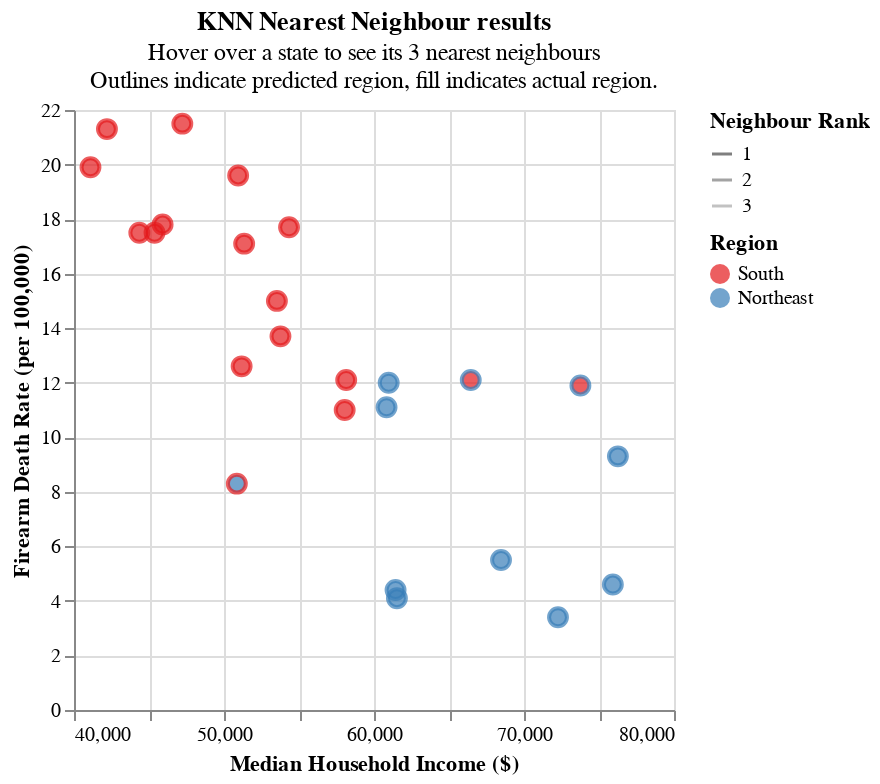

The code cell stored with this chart in its notebook:
### Markdown cell above
Create the chart, with an interactive hover showing the closest `k` neighbours using the distances calculated in our KNN classification model.

### Code cell
# Create a selection that captures the hovered state NAME (not the State field)
hover_selection = alt.selection_point(
    on='pointerover',
    nearest=True,
    fields=['origin'],  # Use 'origin' to match connections_df
    empty=False
)

# Transform the states data to have an 'origin' field for consistency
states_for_hover = states.copy()
states_for_hover['origin'] = states_for_hover['State']

# Base points with selection
hover_highlight = alt.Chart(states_for_hover).mark_circle(
    size=80,
    # fill=alt.expr("datum.GeographicDivision == datum.Prediction ? 'red' : 'green'")
    fill=alt.expr("datum.GeographicDivision == 'South' ? '#e41a1c' : '#377eb8'"),
    stroke=alt.expr("datum.GeographicDivision == datum.Prediction ? datum.GeographicDivision == 'South' ? '#e41a1c' : '#377eb8' : datum.GeographicDivision == 'South' ? '#377eb8' : '#e41a1c'")
).encode(
    x=alt.X('medIncome:Q').scale(zero=False).title('Median Household Income ($)'),
    y=alt.Y('DeathRate:Q').title('Firearm Death Rate (per 100,000)'),
    color=alt.Color('GeographicDivision:N').scale(
            domain=['South', 'Northeast'], range=['#e41a1c', '#377eb8']).title('Region').legend(symbolStrokeWidth=0),
    # stroke=alt.Stroke('GeographicDivision:N').scale(
    #         domain=['South', 'Northeast'], range=['#e41a1c', '#377eb8']).legend(None),
    size=alt.condition(hover_selection, alt.value(250), alt.value(80)),
    tooltip=[
        alt.Tooltip('State:N', title='State'),
        alt.Tooltip('GeographicDivision:N', title='Actual Region'),
        alt.Tooltip('Prediction:N', title='Predicted Region'),
        alt.Tooltip('medIncome:Q', title='Median Income', format='$,.0f'),
        alt.Tooltip('DeathRate:Q', title='Death Rate', format='.1f')
    ]
).add_params(hover_selection)

# Lines filtered by selection
lines = alt.Chart(connections_df).mark_rule(strokeWidth=2, opacity=0.6).encode(
    x='origin_income:Q',
    y='origin_deathrate:Q',
    x2='destination_income:Q',
    y2='destination_deathrate:Q',
    size=alt.Size('neighbour_rank:O').scale(
        domain=[1, 2, 3],
        range=[2.5, 1.5, 0.5]
        ).legend(None),
    stroke=alt.Stroke('neighbour_rank:O').scale(domain=[1, 2, 3], range=['#2b2b2b', '#666666', '#999999']).legend(title='Neighbour Rank')
).transform_filter(
    hover_selection  # This should now work because both use 'origin'
)

# Combine
chart = (lines + hover_highlight).resolve_scale(size='independent').properties(
    title={
        "text": "KNN Nearest Neighbour results",
        "subtitle": ["Hover over a state to see its 3 nearest neighbours", "Outlines indicate predicted region, fill indicates actual region."], 
    }
)
chart.display()

### Figure 1 — Vega-Lite specification as saved in the notebook (floating-point values rounded to 4 significant figures)
{"config": {"view": {"continuousWidth": 300, "continuousHeight": 300}}, "layer": [{"data": {"name": "data-6a6d4279b13d796fdb23111fc9e55596"}, "mark": {"type": "rule", "opacity": 0.6, "strokeWidth": 2}, "encoding": {"size": {"field": "neighbour_rank", "legend": null, "scale": {"domain": [1, 2, 3], "range": [2.5, 1.5, 0.5]}, "type": "ordinal"}, "stroke": {"field": "neighbour_rank", "legend": {"title": "Neighbour Rank"}, "scale": {"domain": [1, 2, 3], "range": ["#2b2b2b", "#666666", "#999999"]}, "type": "ordinal"}, "x": {"field": "origin_income", "type": "quantitative"}, "x2": {"field": "destination_income"}, "y": {"field": "origin_deathrate", "type": "quantitative"}, "y2": {"field": "destination_deathrate"}}, "transform": [{"filter": {"param": "param_1", "empty": false}}]}, {"data": {"name": "data-166d39c0be94e373bca3839a25ec1e8c"}, "mark": {"type": "circle", "fill": {"expr": "datum.GeographicDivision == 'South' ? '#e41a1c' : '#377eb8'"}, "size": 80, "stroke": {"expr": "datum.GeographicDivision == datum.Prediction ? datum.GeographicDivision == 'South' ? '#e41a1c' : '#377eb8' : datum.GeographicDivision == 'South' ? '#377eb8' : '#e41a1c'"}}, "encoding": {"color": {"field": "GeographicDivision", "legend": {"symbolStrokeWidth": 0}, "scale": {"domain": ["South", "Northeast"], "range": ["#e41a1c", "#377eb8"]}, "title": "Region", "type": "nominal"}, "size": {"condition": {"param": "param_1", "value": 250, "empty": false}, "value": 80}, "tooltip": [{"field": "State", "title": "State", "type": "nominal"}, {"field": "GeographicDivision", "title": "Actual Region", "type": "nominal"}, {"field": "Prediction", "title": "Predicted Region", "type": "nominal"}, {"field": "medIncome", "format": "$,.0f", "title": "Median Income", "type": "quantitative"}, {"field": "DeathRate", "format": ".1f", "title": "Death Rate", "type": "quantitative"}], "x": {"field": "medIncome", "scale": {"zero": false}, "title": "Median Household Income ($)", "type": "quantitative"}, "y": {"field": "DeathRate", "title": "Firearm Death Rate (per 100,000)", "type": "quantitative"}}, "name": "view_1"}], "params": [{"name": "param_1", "select": {"type": "point", "fields": ["origin"], "nearest": true, "on": "pointerover"}, "views": ["view_1"]}], "resolve": {"scale": {"size": "independent"}}, "title": {"text": "KNN Nearest Neighbour results", "subtitle": ["Hover over a state to see its 3 nearest neighbours", "Outlines indicate predicted region, fill indicates actual region."]}, "$schema": "https://vega.github.io/schema/vega-lite/v5.20.1.json", "datasets": {"data-6a6d4279b13d796fdb23111fc9e55596": [{"origin": "Alabama", "origin_income": 47221, "origin_deathrate": 21.5, "origin_region": "South", "destination": "Arkansas", "destination_income": 45907, "destination_deathrate": 17.8, "destination_region": "South", "distance": 1314.0, "neighbour_rank": 1}, {"origin": "Alabama", "origin_income": 47221, "origin_deathrate": 21.5, "origin_region": "South", "destination": "Kentucky", "destination_income": 45369, "destination_deathrate": 17.5, "destination_region": "South", "distance": 1852.0, "neighbour_rank": 2}, {"origin": "Alabama", "origin_income": 47221, "origin_deathrate": 21.5, "origin_region": "South", "destination": "West Virginia", "destination_income": 44354, "destination_deathrate": 17.5, "destination_region": "South", "distance": 2867.0, "neighbour_rank": 3}, {"origin": "Arkansas", "origin_income": 45907, "origin_deathrate": 17.8, "origin_region": "South", "destination": "Kentucky", "destination_income": 45369, "destination_deathrate": 17.5, "destination_region": "South", "distance": 538.0, "neighbour_rank": 1}, {"origin": "Arkansas", "origin_income": 45907, "origin_deathrate": 17.8, "origin_region": "South", "destination": "Alabama", "destination_income": 47221, "destination_deathrate": 21.5, "destination_region": "South", "distance": 1314.0, "neighbour_rank": 2}, {"origin": "Arkansas", "origin_income": 45907, "origin_deathrate": 17.8, "origin_region": "South", "destination": "West Virginia", "destination_income": 44354, "destination_deathrate": 17.5, "destination_region": "South", "distance": 1553.0, "neighbour_rank": 3}, {"origin": "Connecticut", "origin_income": 75923, "origin_deathrate": 4.6, "origin_region": "Northeast", "destination": "New Hampshire", "destination_income": 76260, "destination_deathrate": 9.3, "destination_region": "Northeast", "distance": 337.0, "neighbour_rank": 1}, {"origin": "Connecticut", "origin_income": 75923, "origin_deathrate": 4.6, "origin_region": "Northeast", "destination": "Maryland", "destination_income": 73760, "destination_deathrate": 11.9, "destination_region": "South", "distance": 2163.0, "neighbour_rank": 2}, {"origin": "Connecticut", "origin_income": 75923, "origin_deathrate": 4.6, "origin_region": "Northeast", "destination": "Massachusetts", "destination_income": 72266, "destination_deathrate": 3.4, "destination_region": "Northeast", "distance": 3657.0, "neighbour_rank": 3}, {"origin": "Delaware", "origin_income": 58046, "origin_deathrate": 11.0, "origin_region": "South", "destination": "Texas", "destination_income": 58146, "destination_deathrate": 12.1, "destination_region": "South", "distance": 100.0, "neighbour_rank": 1}, {"origin": "Delaware", "origin_income": 58046, "origin_deathrate": 11.0, "origin_region": "South", "destination": "Vermont", "destination_income": 60837, "destination_deathrate": 11.1, "destination_region": "Northeast", "distance": 2791.0, "neighbour_rank": 2}, {"origin": "Delaware", "origin_income": 58046, "origin_deathrate": 11.0, "origin_region": "South", "destination": "Pennsylvania", "destination_income": 60979, "destination_deathrate": 12.0, "destination_region": "Northeast", "distance": 2933.0, "neighbour_rank": 3}, {"origin": "Florida", "origin_income": 51176, "origin_deathrate": 12.6, "origin_region": "South", "destination": "Tennessee", "destination_income": 51344, "destination_deathrate": 17.1, "destination_region": "South", "distance": 168.1, "neighbour_rank": 1}, {"origin": "Florida", "origin_income": 51176, "origin_deathrate": 12.6, "origin_region": "South", "destination": "Oklahoma", "destination_income": 50943, "destination_deathrate": 19.6, "destination_region": "South", "distance": 233.1, "neighbour_rank": 2}, {"origin": "Florida", "origin_income": 51176, "origin_deathrate": 12.6, "origin_region": "South", "destination": "Maine", "destination_income": 50856, "destination_deathrate": 8.3, "destination_region": "Northeast", "distance": 320.0, "neighbour_rank": 3}, {"origin": "Georgia", "origin_income": 53527, "origin_deathrate": 15.0, "origin_region": "South", "destination": "North Carolina", "destination_income": 53764, "destination_deathrate": 13.7, "destination_region": "South", "distance": 237.0, "neighbour_rank": 1}, {"origin": "Georgia", "origin_income": 53527, "origin_deathrate": 15.0, "origin_region": "South", "destination": "South Carolina", "destination_income": 54336, "destination_deathrate": 17.7, "destination_region": "South", "distance": 809.0, "neighbour_rank": 2}, {"origin": "Georgia", "origin_income": 53527, "origin_deathrate": 15.0, "origin_region": "South", "destination": "Tennessee", "destination_income": 51344, "destination_deathrate": 17.1, "destination_region": "South", "distance": 2183.0, "neighbour_rank": 3}, {"origin": "Kentucky", "origin_income": 45369, "origin_deathrate": 17.5, "origin_region": "South", "destination": "Arkansas", "destination_income": 45907, "destination_deathrate": 17.8, "destination_region": "South", "distance": 538.0, "neighbour_rank": 1}, {"origin": "Kentucky", "origin_income": 45369, "origin_deathrate": 17.5, "origin_region": "South", "destination": "West Virginia", "destination_income": 44354, "destination_deathrate": 17.5, "destination_region": "South", "distance": 1015.0, "neighbour_rank": 2}, {"origin": "Kentucky", "origin_income": 45369, "origin_deathrate": 17.5, "origin_region": "South", "destination": "Alabama", "destination_income": 47221, "destination_deathrate": 21.5, "destination_region": "South", "distance": 1852.0, "neighbour_rank": 3}, {"origin": "Louisiana", "origin_income": 42196, "origin_deathrate": 21.3, "origin_region": "South", "destination": "Mississippi", "destination_income": 41099, "destination_deathrate": 19.9, "destination_region": "South", "distance": 1097.0, "neighbour_rank": 1}, {"origin": "Louisiana", "origin_income": 42196, "origin_deathrate": 21.3, "origin_region": "South", "destination": "West Virginia", "destination_income": 44354, "destination_deathrate": 17.5, "destination_region": "South", "distance": 2158.0, "neighbour_rank": 2}, {"origin": "Louisiana", "origin_income": 42196, "origin_deathrate": 21.3, "origin_region": "South", "destination": "Kentucky", "destination_income": 45369, "destination_deathrate": 17.5, "destination_region": "South", "distance": 3173.0, "neighbour_rank": 3}, {"origin": "Maine", "origin_income": 50856, "origin_deathrate": 8.3, "origin_region": "Northeast", "destination": "Oklahoma", "destination_income": 50943, "destination_deathrate": 19.6, "destination_region": "South", "distance": 87.73, "neighbour_rank": 1}, {"origin": "Maine", "origin_income": 50856, "origin_deathrate": 8.3, "origin_region": "Northeast", "destination": "Florida", "destination_income": 51176, "destination_deathrate": 12.6, "destination_region": "South", "distance": 320.0, "neighbour_rank": 2}, {"origin": "Maine", "origin_income": 50856, "origin_deathrate": 8.3, "origin_region": "Northeast", "destination": "Tennessee", "destination_income": 51344, "destination_deathrate": 17.1, "destination_region": "South", "distance": 488.1, "neighbour_rank": 3}, {"origin": "Maryland", "origin_income": 73760, "origin_deathrate": 11.9, "origin_region": "South", "destination": "Massachusetts", "destination_income": 72266, "destination_deathrate": 3.4, "destination_region": "Northeast", "distance": 1494.0, "neighbour_rank": 1}, {"origin": "Maryland", "origin_income": 73760, "origin_deathrate": 11.9, "origin_region": "South", "destination": "Connecticut", "destination_income": 75923, "destination_deathrate": 4.6, "destination_region": "Northeast", "distance": 2163.0, "neighbour_rank": 2}, {"origin": "Maryland", "origin_income": 73760, "origin_deathrate": 11.9, "origin_region": "South", "destination": "New Hampshire", "destination_income": 76260, "destination_deathrate": 9.3, "destination_region": "Northeast", "distance": 2500.0, "neighbour_rank": 3}, {"origin": "Massachusetts", "origin_income": 72266, "origin_deathrate": 3.4, "origin_region": "Northeast", "destination": "Maryland", "destination_income": 73760, "destination_deathrate": 11.9, "destination_region": "South", "distance": 1494.0, "neighbour_rank": 1}, {"origin": "Massachusetts", "origin_income": 72266, "origin_deathrate": 3.4, "origin_region": "Northeast", "destination": "Connecticut", "destination_income": 75923, "destination_deathrate": 4.6, "destination_region": "Northeast", "distance": 3657.0, "neighbour_rank": 2}, {"origin": "Massachusetts", "origin_income": 72266, "origin_deathrate": 3.4, "origin_region": "Northeast", "destination": "New Jersey", "destination_income": 68468, "destination_deathrate": 5.5, "destination_region": "Northeast", "distance": 3798.0, "neighbour_rank": 3}, {"origin": "Mississippi", "origin_income": 41099, "origin_deathrate": 19.9, "origin_region": "South", "destination": "Louisiana", "destination_income": 42196, "destination_deathrate": 21.3, "destination_region": "South", "distance": 1097.0, "neighbour_rank": 1}, {"origin": "Mississippi", "origin_income": 41099, "origin_deathrate": 19.9, "origin_region": "South", "destination": "West Virginia", "destination_income": 44354, "destination_deathrate": 17.5, "destination_region": "South", "distance": 3255.0, "neighbour_rank": 2}, {"origin": "Mississippi", "origin_income": 41099, "origin_deathrate": 19.9, "origin_region": "South", "destination": "Kentucky", "destination_income": 45369, "destination_deathrate": 17.5, "destination_region": "South", "distance": 4270.0, "neighbour_rank": 3}, {"origin": "New Hampshire", "origin_income": 76260, "origin_deathrate": 9.3, "origin_region": "Northeast", "destination": "Connecticut", "destination_income": 75923, "destination_deathrate": 4.6, "destination_region": "Northeast", "distance": 337.0, "neighbour_rank": 1}, {"origin": "New Hampshire", "origin_income": 76260, "origin_deathrate": 9.3, "origin_region": "Northeast", "destination": "Maryland", "destination_income": 73760, "destination_deathrate": 11.9, "destination_region": "South", "distance": 2500.0, "neighbour_rank": 2}, {"origin": "New Hampshire", "origin_income": 76260, "origin_deathrate": 9.3, "origin_region": "Northeast", "destination": "Massachusetts", "destination_income": 72266, "destination_deathrate": 3.4, "destination_region": "Northeast", "distance": 3994.0, "neighbour_rank": 3}, {"origin": "New Jersey", "origin_income": 68468, "origin_deathrate": 5.5, "origin_region": "Northeast", "destination": "Virginia", "destination_income": 66451, "destination_deathrate": 12.1, "destination_region": "South", "distance": 2017.0, "neighbour_rank": 1}, {"origin": "New Jersey", "origin_income": 68468, "origin_deathrate": 5.5, "origin_region": "Northeast", "destination": "Massachusetts", "destination_income": 72266, "destination_deathrate": 3.4, "destination_region": "Northeast", "distance": 3798.0, "neighbour_rank": 2}, {"origin": "New Jersey", "origin_income": 68468, "origin_deathrate": 5.5, "origin_region": "Northeast", "destination": "Maryland", "destination_income": 73760, "destination_deathrate": 11.9, "destination_region": "South", "distance": 5292.0, "neighbour_rank": 3}, {"origin": "New York", "origin_income": 61437, "origin_deathrate": 4.4, "origin_region": "Northeast", "destination": "Rhode Island", "destination_income": 61528, "destination_deathrate": 4.1, "destination_region": "Northeast", "distance": 91.0, "neighbour_rank": 1}, {"origin": "New York", "origin_income": 61437, "origin_deathrate": 4.4, "origin_region": "Northeast", "destination": "Pennsylvania", "destination_income": 60979, "destination_deathrate": 12.0, "destination_region": "Northeast", "distance": 458.1, "neighbour_rank": 2}, {"origin": "New York", "origin_income": 61437, "origin_deathrate": 4.4, "origin_region": "Northeast", "destination": "Vermont", "destination_income": 60837, "destination_deathrate": 11.1, "destination_region": "Northeast", "distance": 600.0, "neighbour_rank": 3}, {"origin": "North Carolina", "origin_income": 53764, "origin_deathrate": 13.7, "origin_region": "South", "destination": "Georgia", "destination_income": 53527, "destination_deathrate": 15.0, "destination_region": "South", "distance": 237.0, "neighbour_rank": 1}, {"origin": "North Carolina", "origin_income": 53764, "origin_deathrate": 13.7, "origin_region": "South", "destination": "South Carolina", "destination_income": 54336, "destination_deathrate": 17.7, "destination_region": "South", "distance": 572.0, "neighbour_rank": 2}, {"origin": "North Carolina", "origin_income": 53764, "origin_deathrate": 13.7, "origin_region": "South", "destination": "Tennessee", "destination_income": 51344, "destination_deathrate": 17.1, "destination_region": "South", "distance": 2420.0, "neighbour_rank": 3}, {"origin": "Oklahoma", "origin_income": 50943, "origin_deathrate": 19.6, "origin_region": "South", "destination": "Maine", "destination_income": 50856, "destination_deathrate": 8.3, "destination_region": "Northeast", "distance": 87.73, "neighbour_rank": 1}, {"origin": "Oklahoma", "origin_income": 50943, "origin_deathrate": 19.6, "origin_region": "South", "destination": "Florida", "destination_income": 51176, "destination_deathrate": 12.6, "destination_region": "South", "distance": 233.1, "neighbour_rank": 2}, {"origin": "Oklahoma", "origin_income": 50943, "origin_deathrate": 19.6, "origin_region": "South", "destination": "Tennessee", "destination_income": 51344, "destination_deathrate": 17.1, "destination_region": "South", "distance": 401.0, "neighbour_rank": 3}, {"origin": "Pennsylvania", "origin_income": 60979, "origin_deathrate": 12.0, "origin_region": "Northeast", "destination": "Vermont", "destination_income": 60837, "destination_deathrate": 11.1, "destination_region": "Northeast", "distance": 142.0, "neighbour_rank": 1}, {"origin": "Pennsylvania", "origin_income": 60979, "origin_deathrate": 12.0, "origin_region": "Northeast", "destination": "New York", "destination_income": 61437, "destination_deathrate": 4.4, "destination_region": "Northeast", "distance": 458.1, "neighbour_rank": 2}, {"origin": "Pennsylvania", "origin_income": 60979, "origin_deathrate": 12.0, "origin_region": "Northeast", "destination": "Rhode Island", "destination_income": 61528, "destination_deathrate": 4.1, "destination_region": "Northeast", "distance": 549.1, "neighbour_rank": 3}, {"origin": "Rhode Island", "origin_income": 61528, "origin_deathrate": 4.1, "origin_region": "Northeast", "destination": "New York", "destination_income": 61437, "destination_deathrate": 4.4, "destination_region": "Northeast", "distance": 91.0, "neighbour_rank": 1}, {"origin": "Rhode Island", "origin_income": 61528, "origin_deathrate": 4.1, "origin_region": "Northeast", "destination": "Pennsylvania", "destination_income": 60979, "destination_deathrate": 12.0, "destination_region": "Northeast", "distance": 549.1, "neighbour_rank": 2}, {"origin": "Rhode Island", "origin_income": 61528, "origin_deathrate": 4.1, "origin_region": "Northeast", "destination": "Vermont", "destination_income": 60837, "destination_deathrate": 11.1, "destination_region": "Northeast", "distance": 691.0, "neighbour_rank": 3}, {"origin": "South Carolina", "origin_income": 54336, "origin_deathrate": 17.7, "origin_region": "South", "destination": "North Carolina", "destination_income": 53764, "destination_deathrate": 13.7, "destination_region": "South", "distance": 572.0, "neighbour_rank": 1}, {"origin": "South Carolina", "origin_income": 54336, "origin_deathrate": 17.7, "origin_region": "South", "destination": "Georgia", "destination_income": 53527, "destination_deathrate": 15.0, "destination_region": "South", "distance": 809.0, "neighbour_rank": 2}, {"origin": "South Carolina", "origin_income": 54336, "origin_deathrate": 17.7, "origin_region": "South", "destination": "Tennessee", "destination_income": 51344, "destination_deathrate": 17.1, "destination_region": "South", "distance": 2992.0, "neighbour_rank": 3}, {"origin": "Tennessee", "origin_income": 51344, "origin_deathrate": 17.1, "origin_region": "South", "destination": "Florida", "destination_income": 51176, "destination_deathrate": 12.6, "destination_region": "South", "distance": 168.1, "neighbour_rank": 1}, {"origin": "Tennessee", "origin_income": 51344, "origin_deathrate": 17.1, "origin_region": "South", "destination": "Oklahoma", "destination_income": 50943, "destination_deathrate": 19.6, "destination_region": "South", "distance": 401.0, "neighbour_rank": 2}, {"origin": "Tennessee", "origin_income": 51344, "origin_deathrate": 17.1, "origin_region": "South", "destination": "Maine", "destination_income": 50856, "destination_deathrate": 8.3, "destination_region": "Northeast", "distance": 488.1, "neighbour_rank": 3}, {"origin": "Texas", "origin_income": 58146, "origin_deathrate": 12.1, "origin_region": "South", "destination": "Delaware", "destination_income": 58046, "destination_deathrate": 11.0, "destination_region": "South", "distance": 100.0, "neighbour_rank": 1}, {"origin": "Texas", "origin_income": 58146, "origin_deathrate": 12.1, "origin_region": "South", "destination": "Vermont", "destination_income": 60837, "destination_deathrate": 11.1, "destination_region": "Northeast", "distance": 2691.0, "neighbour_rank": 2}, {"origin": "Texas", "origin_income": 58146, "origin_deathrate": 12.1, "origin_region": "South", "destination": "Pennsylvania", "destination_income": 60979, "destination_deathrate": 12.0, "destination_region": "Northeast", "distance": 2833.0, "neighbour_rank": 3}, {"origin": "Vermont", "origin_income": 60837, "origin_deathrate": 11.1, "origin_region": "Northeast", "destination": "Pennsylvania", "destination_income": 60979, "destination_deathrate": 12.0, "destination_region": "Northeast", "distance": 142.0, "neighbour_rank": 1}, {"origin": "Vermont", "origin_income": 60837, "origin_deathrate": 11.1, "origin_region": "Northeast", "destination": "New York", "destination_income": 61437, "destination_deathrate": 4.4, "destination_region": "Northeast", "distance": 600.0, "neighbour_rank": 2}, {"origin": "Vermont", "origin_income": 60837, "origin_deathrate": 11.1, "origin_region": "Northeast", "destination": "Rhode Island", "destination_income": 61528, "destination_deathrate": 4.1, "destination_region": "Northeast", "distance": 691.0, "neighbour_rank": 3}, {"origin": "Virginia", "origin_income": 66451, "origin_deathrate": 12.1, "origin_region": "South", "destination": "New Jersey", "destination_income": 68468, "destination_deathrate": 5.5, "destination_region": "Northeast", "distance": 2017.0, "neighbour_rank": 1}, {"origin": "Virginia", "origin_income": 66451, "origin_deathrate": 12.1, "origin_region": "South", "destination": "Rhode Island", "destination_income": 61528, "destination_deathrate": 4.1, "destination_region": "Northeast", "distance": 4923.0, "neighbour_rank": 2}, {"origin": "Virginia", "origin_income": 66451, "origin_deathrate": 12.1, "origin_region": "South", "destination": "New York", "destination_income": 61437, "destination_deathrate": 4.4, "destination_region": "Northeast", "distance": 5014.0, "neighbour_rank": 3}, {"origin": "West Virginia", "origin_income": 44354, "origin_deathrate": 17.5, "origin_region": "South", "destination": "Kentucky", "destination_income": 45369, "destination_deathrate": 17.5, "destination_region": "South", "distance": 1015.0, "neighbour_rank": 1}, {"origin": "West Virginia", "origin_income": 44354, "origin_deathrate": 17.5, "origin_region": "South", "destination": "Arkansas", "destination_income": 45907, "destination_deathrate": 17.8, "destination_region": "South", "distance": 1553.0, "neighbour_rank": 2}, {"origin": "West Virginia", "origin_income": 44354, "origin_deathrate": 17.5, "origin_region": "South", "destination": "Louisiana", "destination_income": 42196, "destination_deathrate": 21.3, "destination_region": "South", "distance": 2158.0, "neighbour_rank": 3}], "data-166d39c0be94e373bca3839a25ec1e8c": [{"State": "Alabama", "StateInitials": "AL", "Gini": 0.472, "DeathRate": 21.5, "Firearms_vs_avg": 1.647, "medIncome": 47221, "Income_vs_med": 0.7998, "ImprisonmentRate": 736, "PrisonRate": 1.265, "ImprisonmentRate.1": 0.736, "FirearmDeaths": 0.215, "GeographicDivision": "South", "Prediction": "South", "Correct": true, "origin": "Alabama"}, {"State": "Arkansas", "StateInitials": "AR", "Gini": 0.458, "DeathRate": 17.8, "Firearms_vs_avg": 1.364, "medIncome": 45907, "Income_vs_med": 0.7776, "ImprisonmentRate": 763, "PrisonRate": 1.311, "ImprisonmentRate.1": 0.763, "FirearmDeaths": 0.178, "GeographicDivision": "South", "Prediction": "South", "Correct": true, "origin": "Arkansas"}, {"State": "Connecticut", "StateInitials": "CT", "Gini": 0.486, "DeathRate": 4.6, "Firearms_vs_avg": 0.3524, "medIncome": 75923, "Income_vs_med": 1.286, "ImprisonmentRate": 367, "PrisonRate": 0.6306, "ImprisonmentRate.1": 0.367, "FirearmDeaths": 0.046, "GeographicDivision": "Northeast", "Prediction": "Northeast", "Correct": true, "origin": "Connecticut"}, {"State": "Delaware", "StateInitials": "DE", "Gini": 0.44, "DeathRate": 11.0, "Firearms_vs_avg": 0.8427, "medIncome": 58046, "Income_vs_med": 0.9832, "ImprisonmentRate": 544, "PrisonRate": 0.9347, "ImprisonmentRate.1": 0.544, "FirearmDeaths": 0.11, "GeographicDivision": "South", "Prediction": "South", "Correct": true, "origin": "Delaware"}, {"State": "Florida", "StateInitials": "FL", "Gini": 0.474, "DeathRate": 12.6, "Firearms_vs_avg": 0.9652, "medIncome": 51176, "Income_vs_med": 0.8668, "ImprisonmentRate": 601, "PrisonRate": 1.033, "ImprisonmentRate.1": 0.601, "FirearmDeaths": 0.126, "GeographicDivision": "South", "Prediction": "South", "Correct": true, "origin": "Florida"}, {"State": "Georgia", "StateInitials": "GA", "Gini": 0.468, "DeathRate": 15.0, "Firearms_vs_avg": 1.149, "medIncome": 53527, "Income_vs_med": 0.9066, "ImprisonmentRate": 676, "PrisonRate": 1.162, "ImprisonmentRate.1": 0.676, "FirearmDeaths": 0.15, "GeographicDivision": "South", "Prediction": "South", "Correct": true, "origin": "Georgia"}, {"State": "Kentucky", "StateInitials": "KY", "Gini": 0.466, "DeathRate": 17.5, "Firearms_vs_avg": 1.341, "medIncome": 45369, "Income_vs_med": 0.7685, "ImprisonmentRate": 670, "PrisonRate": 1.151, "ImprisonmentRate.1": 0.67, "FirearmDeaths": 0.175, "GeographicDivision": "South", "Prediction": "South", "Correct": true, "origin": "Kentucky"}, {"State": "Louisiana", "StateInitials": "LA", "Gini": 0.475, "DeathRate": 21.3, "Firearms_vs_avg": 1.632, "medIncome": 42196, "Income_vs_med": 0.7147, "ImprisonmentRate": 997, "PrisonRate": 1.713, "ImprisonmentRate.1": 0.997, "FirearmDeaths": 0.213, "GeographicDivision": "South", "Prediction": "South", "Correct": true, "origin": "Louisiana"}, {"State": "Maine", "StateInitials": "ME", "Gini": 0.437, "DeathRate": 8.3, "Firearms_vs_avg": 0.6358, "medIncome": 50856, "Income_vs_med": 0.8614, "ImprisonmentRate": 169, "PrisonRate": 0.2904, "ImprisonmentRate.1": 0.169, "FirearmDeaths": 0.083, "GeographicDivision": "Northeast", "Prediction": "South", "Correct": false, "origin": "Maine"}, {"State": "Maryland", "StateInitials": "MD", "Gini": 0.443, "DeathRate": 11.9, "Firearms_vs_avg": 0.9116, "medIncome": 73760, "Income_vs_med": 1.249, "ImprisonmentRate": 424, "PrisonRate": 0.7285, "ImprisonmentRate.1": 0.424, "FirearmDeaths": 0.119, "GeographicDivision": "South", "Prediction": "Northeast", "Correct": false, "origin": "Maryland"}, {"State": "Massachusetts", "StateInitials": "MA", "Gini": 0.475, "DeathRate": 3.4, "Firearms_vs_avg": 0.2605, "medIncome": 72266, "Income_vs_med": 1.224, "ImprisonmentRate": 195, "PrisonRate": 0.3351, "ImprisonmentRate.1": 0.195, "FirearmDeaths": 0.034, "GeographicDivision": "Northeast", "Prediction": "Northeast", "Correct": true, "origin": "Massachusetts"}, {"State": "Mississippi", "StateInitials": "MS", "Gini": 0.468, "DeathRate": 19.9, "Firearms_vs_avg": 1.524, "medIncome": 41099, "Income_vs_med": 0.6961, "ImprisonmentRate": 822, "PrisonRate": 1.412, "ImprisonmentRate.1": 0.822, "FirearmDeaths": 0.199, "GeographicDivision": "South", "Prediction": "South", "Correct": true, "origin": "Mississippi"}, {"State": "New Hampshire", "StateInitials": "NH", "Gini": 0.425, "DeathRate": 9.3, "Firearms_vs_avg": 0.7124, "medIncome": 76260, "Income_vs_med": 1.292, "ImprisonmentRate": 262, "PrisonRate": 0.4502, "ImprisonmentRate.1": 0.262, "FirearmDeaths": 0.093, "GeographicDivision": "Northeast", "Prediction": "Northeast", "Correct": true, "origin": "New Hampshire"}, {"State": "New Jersey", "StateInitials": "NJ", "Gini": 0.464, "DeathRate": 5.5, "Firearms_vs_avg": 0.4213, "medIncome": 68468, "Income_vs_med": 1.16, "ImprisonmentRate": 284, "PrisonRate": 0.488, "ImprisonmentRate.1": 0.284, "FirearmDeaths": 0.055, "GeographicDivision": "Northeast", "Prediction": "Northeast", "Correct": true, "origin": "New Jersey"}, {"State": "New York", "StateInitials": "NY", "Gini": 0.499, "DeathRate": 4.4, "Firearms_vs_avg": 0.3371, "medIncome": 61437, "Income_vs_med": 1.041, "ImprisonmentRate": 325, "PrisonRate": 0.5584, "ImprisonmentRate.1": 0.325, "FirearmDeaths": 0.044, "GeographicDivision": "Northeast", "Prediction": "Northeast", "Correct": true, "origin": "New York"}, {"State": "North Carolina", "StateInitials": "NC", "Gini": 0.464, "DeathRate": 13.7, "Firearms_vs_avg": 1.049, "medIncome": 53764, "Income_vs_med": 0.9107, "ImprisonmentRate": 438, "PrisonRate": 0.7526, "ImprisonmentRate.1": 0.438, "FirearmDeaths": 0.137, "GeographicDivision": "South", "Prediction": "South", "Correct": true, "origin": "North Carolina"}, {"State": "Oklahoma", "StateInitials": "OK", "Gini": 0.454, "DeathRate": 19.6, "Firearms_vs_avg": 1.501, "medIncome": 50943, "Income_vs_med": 0.8629, "ImprisonmentRate": 891, "PrisonRate": 1.531, "ImprisonmentRate.1": 0.891, "FirearmDeaths": 0.196, "GeographicDivision": "South", "Prediction": "South", "Correct": true, "origin": "Oklahoma"}, {"State": "Pennsylvania", "StateInitials": "PA", "Gini": 0.461, "DeathRate": 12.0, "Firearms_vs_avg": 0.9193, "medIncome": 60979, "Income_vs_med": 1.033, "ImprisonmentRate": 484, "PrisonRate": 0.8316, "ImprisonmentRate.1": 0.484, "FirearmDeaths": 0.12, "GeographicDivision": "Northeast", "Prediction": "Northeast", "Correct": true, "origin": "Pennsylvania"}, {"State": "Rhode Island", "StateInitials": "RI", "Gini": 0.467, "DeathRate": 4.1, "Firearms_vs_avg": 0.3141, "medIncome": 61528, "Income_vs_med": 1.042, "ImprisonmentRate": 239, "PrisonRate": 0.4107, "ImprisonmentRate.1": 0.239, "FirearmDeaths": 0.041, "GeographicDivision": "Northeast", "Prediction": "Northeast", "Correct": true, "origin": "Rhode Island"}, {"State": "South Carolina", "StateInitials": "SC", "Gini": 0.461, "DeathRate": 17.7, "Firearms_vs_avg": 1.356, "medIncome": 54336, "Income_vs_med": 0.9203, "ImprisonmentRate": 524, "PrisonRate": 0.9003, "ImprisonmentRate.1": 0.524, "FirearmDeaths": 0.177, "GeographicDivision": "South", "Prediction": "South", "Correct": true, "origin": "South Carolina"}, {"State": "Tennessee", "StateInitials": "TN", "Gini": 0.468, "DeathRate": 17.1, "Firearms_vs_avg": 1.31, "medIncome": 51344, "Income_vs_med": 0.8697, "ImprisonmentRate": 545, "PrisonRate": 0.9364, "ImprisonmentRate.1": 0.545, "FirearmDeaths": 0.171, "GeographicDivision": "South", "Prediction": "South", "Correct": true, "origin": "Tennessee"}, {"State": "Texas", "StateInitials": "TX", "Gini": 0.469, "DeathRate": 12.1, "Firearms_vs_avg": 0.9269, "medIncome": 58146, "Income_vs_med": 0.9849, "ImprisonmentRate": 761, "PrisonRate": 1.308, "ImprisonmentRate.1": 0.761, "FirearmDeaths": 0.121, "GeographicDivision": "South", "Prediction": "South", "Correct": true, "origin": "Texas"}, {"State": "Vermont", "StateInitials": "VT", "Gini": 0.444, "DeathRate": 11.1, "Firearms_vs_avg": 0.8503, "medIncome": 60837, "Income_vs_med": 1.03, "ImprisonmentRate": 243, "PrisonRate": 0.4175, "ImprisonmentRate.1": 0.243, "FirearmDeaths": 0.111, "GeographicDivision": "Northeast", "Prediction": "Northeast", "Correct": true, "origin": "Vermont"}, {"State": "Virginia", "StateInitials": "VA", "Gini": 0.459, "DeathRate": 12.1, "Firearms_vs_avg": 0.9269, "medIncome": 66451, "Income_vs_med": 1.126, "ImprisonmentRate": 576, "PrisonRate": 0.9897, "ImprisonmentRate.1": 0.576, "FirearmDeaths": 0.121, "GeographicDivision": "South", "Prediction": "Northeast", "Correct": false, "origin": "Virginia"}, {"State": "West Virginia", "StateInitials": "WV", "Gini": 0.451, "DeathRate": 17.5, "Firearms_vs_avg": 1.341, "medIncome": 44354, "Income_vs_med": 0.7513, "ImprisonmentRate": 492, "PrisonRate": 0.8454, "ImprisonmentRate.1": 0.492, "FirearmDeaths": 0.175, "GeographicDivision": "South", "Prediction": "South", "Correct": true, "origin": "West Virginia"}]}}
